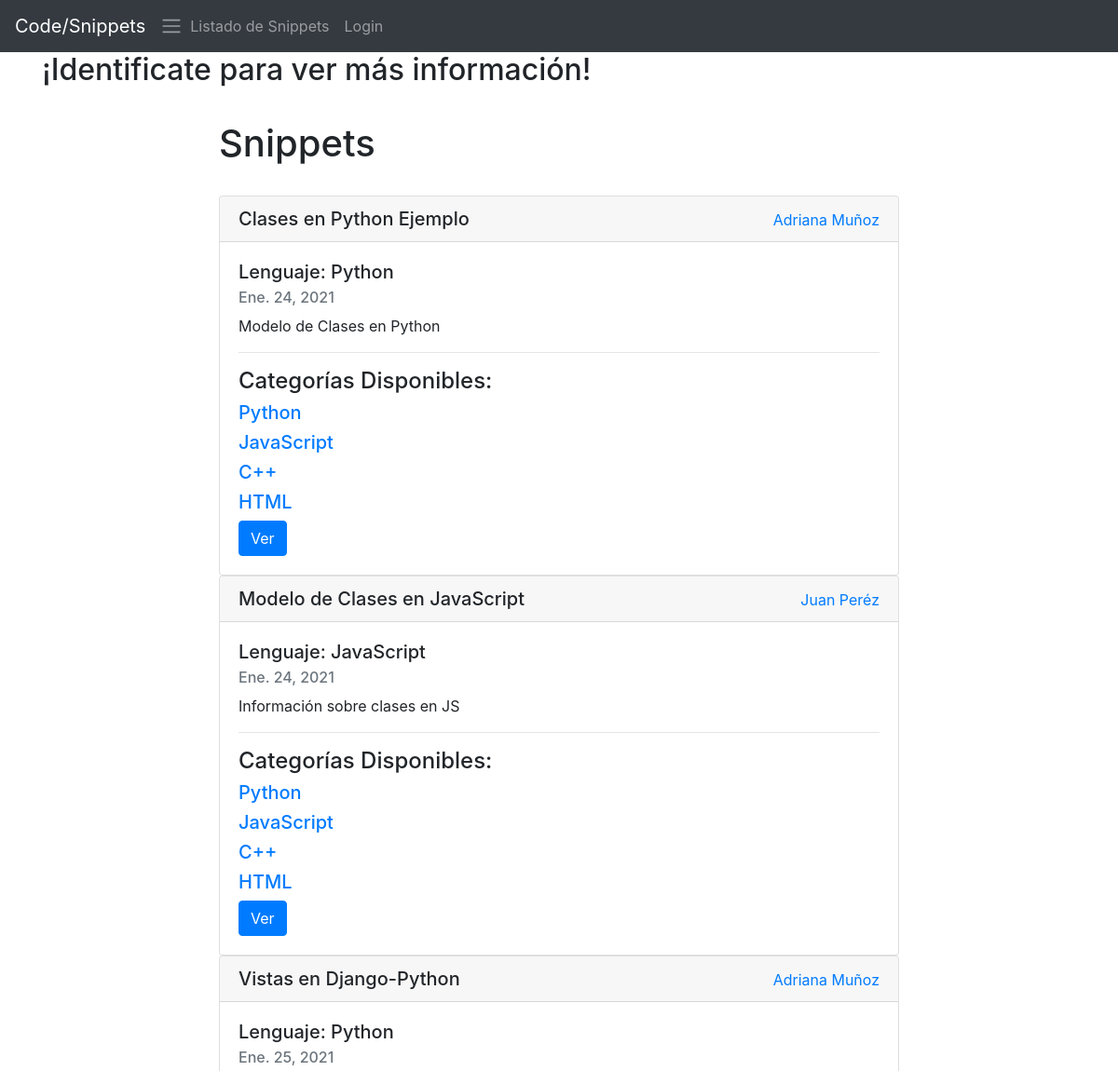
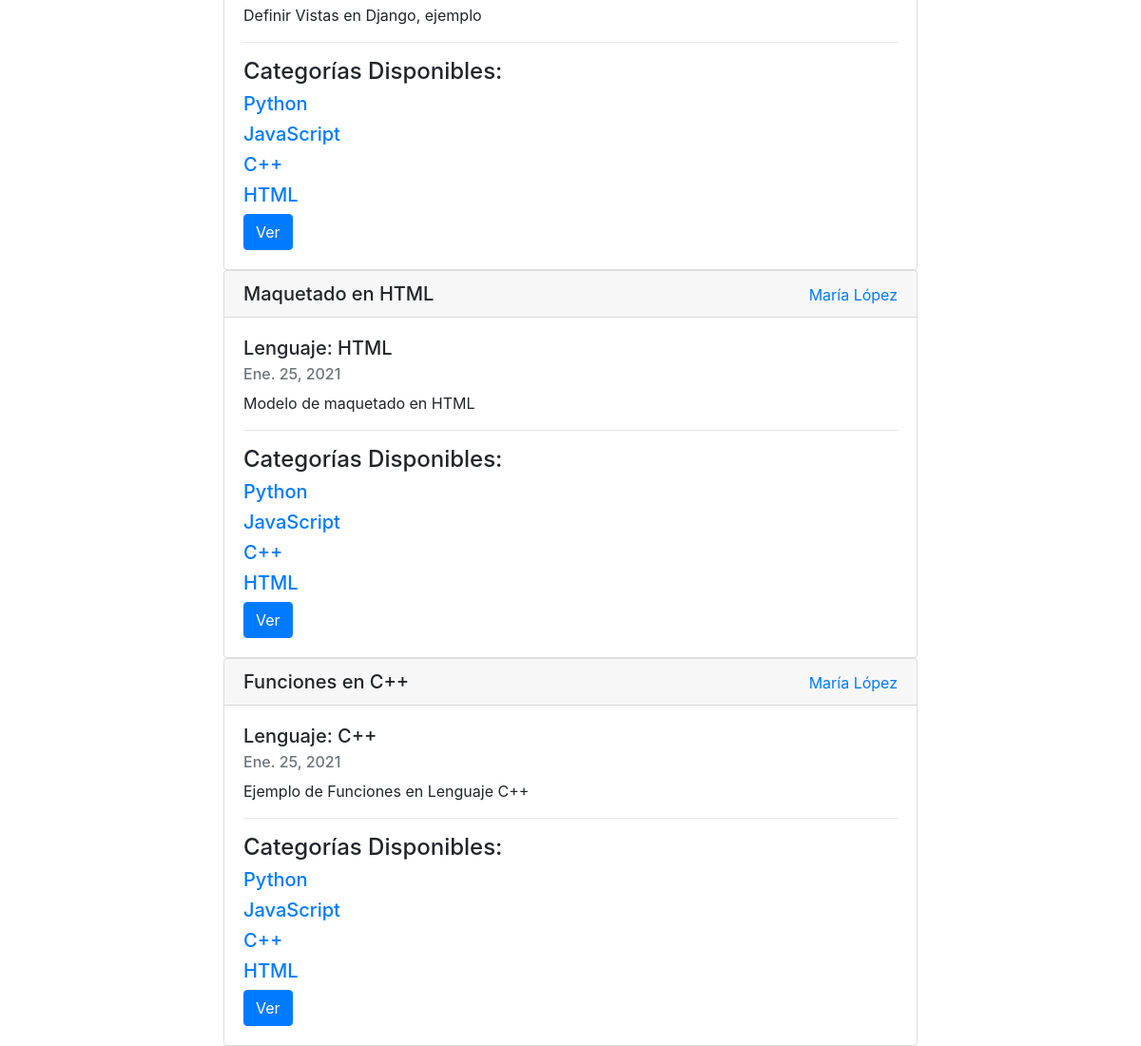
The page / on the database its author committed (2 pictures, top to bottom).
### snippets/models.py (models this page shows)
class Snippet(models.Model):
    user = models.ForeignKey(User, verbose_name="usuario", on_delete=models.CASCADE)
    created = models.DateField(auto_now_add=True, verbose_name="creado")
    updated = models.DateField(auto_now_add=True, verbose_name="editado")
    name = models.CharField(max_length=255, verbose_name="name")
    description = models.TextField(verbose_name="descripción")
    snippet = models.TextField(verbose_name="snnipet")
    languages = models.ForeignKey(Language, verbose_name="lenguaje", on_delete= models.CASCADE)
    public = models.BooleanField(default=False, verbose_name="¿Público?")
    class Meta:
        verbose_name = "Snippet"
        verbose_name_plural = "Snippets"

class Language(models.Model):
    name = models.CharField(max_length=50, verbose_name="name")
    slug = models.CharField(max_length=50, unique=True, verbose_name="slug")
    class Meta:
        verbose_name = "Lenguaje"
        verbose_name_plural = "Lenguajes"
    def __str__(self):
        return self.name

### snippets/views.py (the view)
# urls.py: path('', views.index, name='index'),
def index(request):
    snippets = Snippet.objects.all()
    snippets = Snippet.objects.filter(public=True)
    return render(request, 'index.html', {
        'snippets': snippets
    })

### snippets/templates/index.html (shortened to what this page needs)
{% extends "base.html" %}
{% block content %}
{% if user.email %}
    <h2> Bienvenid@ {{user.first_name}} {{user.last_name}}</h2>
    <p>Te identificaste con el email: {{user.email}}</p>
{% else %}
    <h2>¡Identificate para ver más información!</h2>
{% endif%}
    <div class="row justify-content-md-center" style="padding-top:20px;">
        <div class="col-md-8">
        <h1>Snippets</h1>
        <br>
        {% for snippet in snippets %}
            <div class="card">
                <h5 class="card-header">{{snippet.name}}<a href="{% url 'snippets_user' %}"  class="float-right"><small>{{snippet.user.first_name}} {{snippet.user.last_name}}</small></a></h5>
                <div class="card-body">
                    <h5 class="card-title">Lenguaje: {{snippet.languages}}</h5>
                    <h6 class="card-subtitle mb-2 text-muted">{{snippet.created}}</h6>
                    <p class="card-text">{{snippet.description}}</p>
                    <hr>
                    <h4>Categorías Disponibles:</h4>
                        <a href="{% url 'category_python' %}"><h5>Python</h5></a>
                        <a href="{% url 'category_java' %}"><h5>JavaScript</h5></a>
                        <a href="{% url 'category_c' %}"><h5>C++</h5></a>
                        <a href="{% url 'category_html' %}"><h5>HTML</h5></a>
                        <a href="{% url 'detail' snippet.id %}" class="btn btn-primary">Ver</a>
                </div>
            </div>
        {% endfor %}
    </div>
{% endblock %}

### snippets/templates/base.html (shortened to what this page needs)
<!DOCTYPE html>
<html lang="en">
    <head>
        <link rel="stylesheet" href="../static/css/bootstrap/css/bootstrap.min.css" />
        <link rel="stylesheet" type="text/css" href="../static/css/styles.css" />
    </head>
    <body>
        <header>
            <nav class="navbar navbar-expand-lg navbar-dark bg-dark">
                <a class="navbar-brand" href="{% url 'index' %}">Code/Snippets</a>
                <span class="navbar-toggler-icon"></span>
                <div class="collapse navbar-collapse" id="navbarSupportedContent">
                    <ul class="navbar-nav mr-auto">
                        {% if user.email %}
                        <li class="nav-item">
                            <a class="nav-link" href="{% url 'añadir' %}">Cargar Snippets</a>
                        </li>
                        <li class="nav-item">
                            <a class="nav-link" href="{% url 'snippets_user' %}">Snippets User</a>
                        </li>
                        <li class="nav-item">
                            <a class="nav-link" href="{% url 'logout'%}" tabindex="-1">Logout</a>
                        </li>
                        {% else %}
                        <li class="nav-item">
                            <a class="nav-link" href="{% url 'index' %}">Listado de Snippets</a>
                        </li>
                        <li class="nav-item">
                            <a class="nav-link" href="{% url 'login' %}" tabindex="-1">Login</a>
                        </li>
                        {% endif%}
                    </ul>
                </div>
            </nav>
        </header>
        <div class="container">
          {% block content %}
          {% endblock %}
        </div>
    </body>
</html>

### rows shown on the page
Snippet: name "Clases en Python Ejemplo", user.first_name "Adriana", user.last_name "Muñoz", languages "Python", created "Ene. 24, 2021", description "Modelo de Clases en Python"
Snippet: name "Modelo de Clases en JavaScript", user.first_name "Juan", user.last_name "Peréz", languages "JavaScript", created "Ene. 24, 2021", description "Información sobre clases en JS"
Snippet: name "Vistas en Django-Python", user.first_name "Adriana", user.last_name "Muñoz", languages "Python", created "Ene. 25, 2021", description "Definir Vistas en Django, ejemplo"
Snippet: name "Maquetado en HTML", user.first_name "María", user.last_name "López", languages "HTML", created "Ene. 25, 2021", description "Modelo de maquetado en HTML"
Snippet: name "Funciones en C++", user.first_name "María", user.last_name "López", languages "C++", created "Ene. 25, 2021", description "Ejemplo de Funciones en Lenguaje C++"
